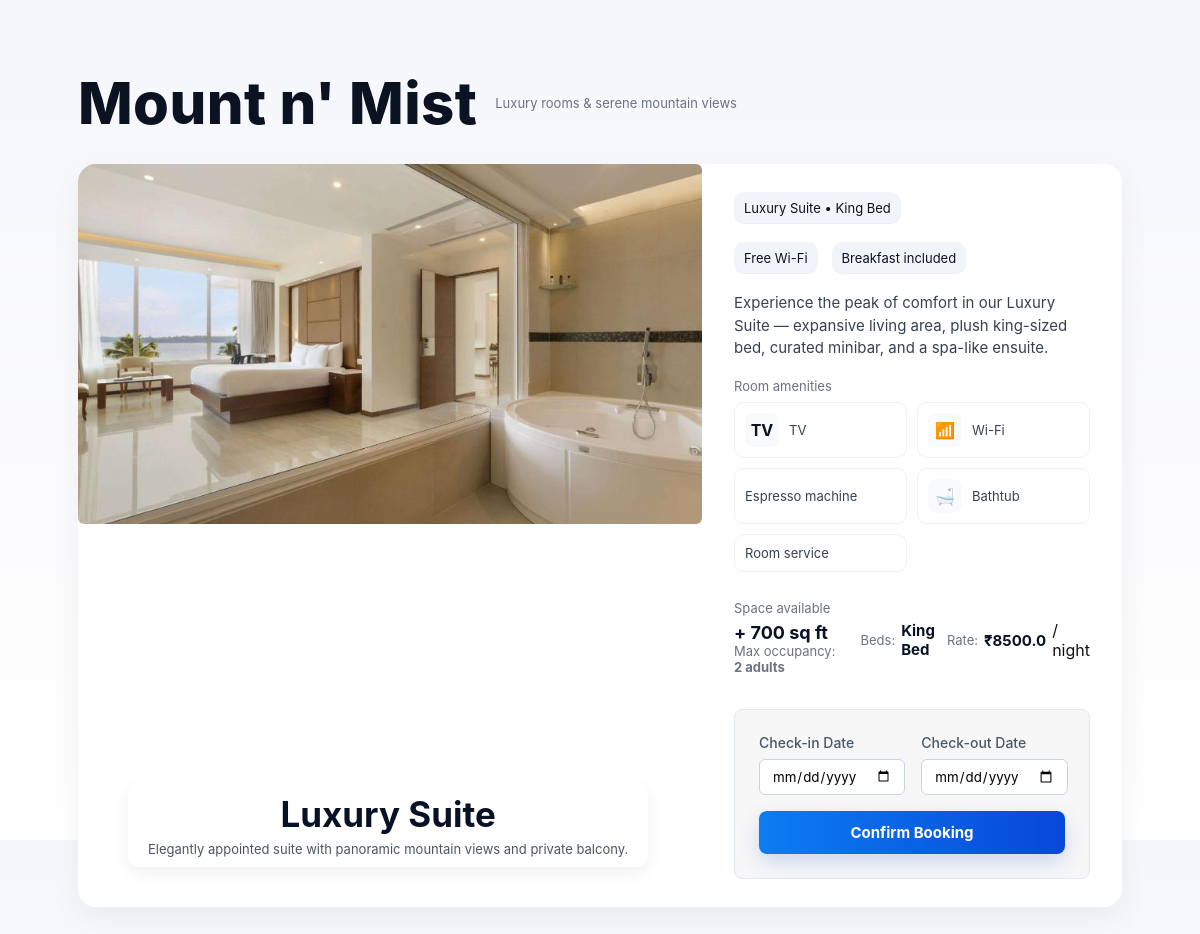
Page /room/3 on the committed database.
### tables this page shows
CREATE TABLE RoomTypes (
        RoomTypeID INTEGER PRIMARY KEY AUTOINCREMENT,
        RoomType TEXT NOT NULL,
        Caption Text,
        Description Text,
        RatePerNight REAL NOT NULL,
        MaxOccupancy INTEGER,
        BedType TEXT,
        SizeSqFt INTEGER,
        Amenities TEXT,       
        ImagePaths TEXT       
    );

### app.py (the view)
@app.route("/room/<int:room_id>")
def room_page(room_id):
    conn = sqlite3.connect("hospital_management.db")
    conn.row_factory = sqlite3.Row
    cursor = conn.cursor()
    cursor.execute("SELECT * FROM RoomTypes WHERE RoomTypeID=?", (room_id,))
    room = cursor.fetchone()
    if not room:
        return "Room not found", 404
    return render_template("room.html", room=room)

### templates/room.html (shortened to what this page needs)
<!doctype html>
<html lang="en">
<head>
  <link rel="stylesheet" href="{{ url_for('static', filename='rooms.css') }}" />
</head>
<body>
  <div class="container">
    <header class="site-header">
      <div class="logo">Mount n' Mist</div>
      <div class="tag">Luxury rooms & serene mountain views</div>
    </header>
    <main class="room-card" role="main">
      <figure class="room-visual gallery">
        <div class="gallery-track">
          {% for img in room.ImagePaths.split(',') %}
            <img src="{{ url_for('static', filename='images/' ~ img) }}" alt="{{ room.RoomType }}">
          {% endfor %}
        </div>
        <figcaption class="overlay">
          <div class="room-title">{{ room.RoomType }}</div>
          <div class="room-sub">{{ room.Caption }}</div>
        </figcaption>
      </figure>
      <section class="room-details">
        <div class="meta">
          <div class="pill">{{ room.RoomType }} • {{ room.BedType }}</div>
        </div>
        <div class="meta">
          <div class="pill">Free Wi-Fi</div>
          <div class="pill">Breakfast included</div>
        </div>
        <p class="desc">{{ room.Description if room.Description else 'A comfortable stay with all essential amenities.' }}</p>
        <div>
          <div class="muted">Room amenities</div>
          <div class="amenities">
            {% for amenity in room.Amenities.split(',') %}
              <div class="amenity">
                {% if "Wi-Fi" in amenity %}<div class="ico">📶</div>{% endif %}
                {% if "TV" in amenity %}<div class="ico">TV</div>{% endif %}
                {% if "Bath" in amenity %}<div class="ico">🛁</div>{% endif %}
                <small>{{ amenity }}</small>
              </div>
            {% endfor %}
          </div>
        </div>
        <div class="bottom-row">
          <div class="space">
            <div class="label">Space available</div>
            <div class="val">+ {{ room.SizeSqFt }} sq ft</div>
            <div class="muted">Max occupancy: <b>{{ room.MaxOccupancy }} adults</b></div>
          </div>
          <div style="display:flex;flex-direction:column;align-items:flex-end;gap:10px">
            <div class="card-footer">
              <div class="capacity"><span class="muted">Beds:</span> <b>{{ room.BedType }}</b></div>
              <div class="capacity"><span class="muted">Rate:</span> <b>₹{{ room.RatePerNight }}</b> / night</div>
            </div>
          </div>
        </div>
        <form action="{{ url_for('book') }}" method="POST" class="booking-form">
          <div class="date-inputs">
            <div>
              <label for="check_in">Check-in Date</label>
              <input type="date" id="check_in" name="check_in" required>
            </div>
            <div>
              <label for="check_out">Check-out Date</label>
              <input type="date" id="check_out" name="check_out" required>
            </div>
          </div>
          <button type="submit" class="book-btn">Confirm Booking</button>
        </form>
      </section>
    </main>
  </div>
</body>
</html>

### static/rooms.css (style rules this page uses)
* { box-sizing: border-box; margin: 0; padding: 0; font-family: Inter, system-ui, -apple-system, 'Segoe UI', Roboto, 'Helvetica Neue', Arial; }
html, body { height: 100%; background: linear-gradient(180deg, #f6f7fb 0%, #ffffff 100%); color: #111; }
body { margin: 0; }
.container { max-width: 1100px; margin: 40px auto; padding: 28px; }
.site-header { display: flex; align-items: center; gap: 18px; }
.logo { font-weight: 800; font-size: 58px; letter-spacing: 0.4px; color: #0b1221; }
.tag { font-size: 13px; color: #6b7280; }
.room-card { margin-top: 26px; background: white; border-radius: 18px; box-shadow: 0 12px 30px rgba(9, 18, 30, 0.06); overflow: hidden; display: grid; grid-template-columns: 1fr 420px; gap: 0; }
.room-visual { position: relative; min-height: 360px; display: flex; justify-content: center; }
.room-visual img { width: 100%; height: 100%; object-fit: cover; display: block; }
.overlay { position: absolute; left: 50px; bottom: 20px; background: linear-gradient(180deg, rgba(255,255,255,0.85), rgba(255,255,255,0.9)); backdrop-filter: blur(6px); box-shadow: 0 6px 18px rgba(11,18,33,0.06); padding: 10px 20px; margin-bottom: 20px; border-radius: 12px; }
.room-title { text-align: center; font-weight: 700; font-size: 35px; color: #081226; }
.room-sub { font-size: 13px; color: #4b5563; margin-top: 6px; }
.room-details { padding: 28px 32px; display: flex; flex-direction: column; gap: 18px; }
.meta { display: flex; gap: 14px; align-items: center; }
.meta .pill { background: #f1f5f9; padding: 8px 10px; border-radius: 10px; font-size: 13px; color: #0b1221; box-shadow: inset 0 -1px 0 rgba(0,0,0,0.02); }
.desc { color: #374151; line-height: 1.5; font-size: 15px; }
.amenities { display: grid; grid-template-columns: repeat(2,1fr); gap: 10px; margin-top: 8px; }
.amenity { display: flex; align-items: center; gap: 10px; padding: 10px; border-radius: 10px; background: #fff; border: 1px solid #eef2f7; }
.amenity small { display: block; font-size: 13px; color: #374151; }
.amenity .ico { width: 34px; height: 34px; border-radius: 8px; background: #f8fafc; display: flex; align-items: center; justify-content: center; font-weight: 700; color: #0b1221; }
.bottom-row { display: flex; align-items: center; justify-content: space-between; margin-top: 10px; gap: 20px; }
.space { display: flex; flex-direction: column; }
.space .label { font-size: 13px; color: #6b7280; }
.space .val { font-weight: 700; font-size: 18px; color: #081226; margin-top: 6px; }
.book-btn { background: linear-gradient(90deg,#0b7df2,#0847d9); border: none; color: white; padding: 12px 18px; border-radius: 12px; font-weight: 700; font-size: 15px; cursor: pointer; box-shadow: 0 8px 20px rgba(11,71,217,0.18); transition: transform .14s ease, box-shadow .14s ease; }
.muted { color: #6b7280; font-size: 13px; }
.card-footer { display: flex; gap: 12px; align-items: center; margin-top: 6px; }
.capacity { display: flex; gap: 6px; align-items: center; }
.capacity b { font-size: 15px; color: #081226; }
.gallery { overflow: hidden; }
.gallery-track { display: flex; gap: 8px; overflow-x: auto; scroll-snap-type: x mandatory; -webkit-overflow-scrolling: touch; }
.gallery-track img { flex: 0 0 100%; height: 360px; object-fit: cover; border-radius: 6px; scroll-snap-align: center; }
.booking-form { background-color: #f7f7f7; padding: 1.5rem; border-radius: 8px; margin-top: 1rem; border: 1px solid #e2e8f0; }
.date-inputs { display: flex; gap: 1rem; margin-bottom: 1rem; }
.date-inputs > div { flex: 1; }
.date-inputs label { display: block; font-size: 0.875rem; font-weight: 500; color: #4a5568; margin-bottom: 0.5rem; }
.date-inputs input { width: 100%; padding: 0.5rem 0.75rem; border: 1px solid #cbd5e0; border-radius: 6px; }
.book-btn { width: 100%; background-color: #4f46e5; color: white; font-weight: bold; padding: 0.75rem 1rem; border-radius: 8px; border: none; cursor: pointer; transition: background-color 0.3s; }

### rows in the picture
RoomTypes: RoomType "Luxury Suite", Caption "Elegantly appointed suite with panoramic mountain views and private balcony.", BedType "King Bed", Description "Experience the peak of comfort in our Luxury Suite — expansive living area, plush king-sized bed, curated minibar, and a spa-like ensuite.", SizeSqFt "700", MaxOccupancy "2", RatePerNight "8500.0"

### other values in the picture
{{ amenity }} "TV" "Wi-Fi" "Espresso machine" "Bathtub" "Room service"
